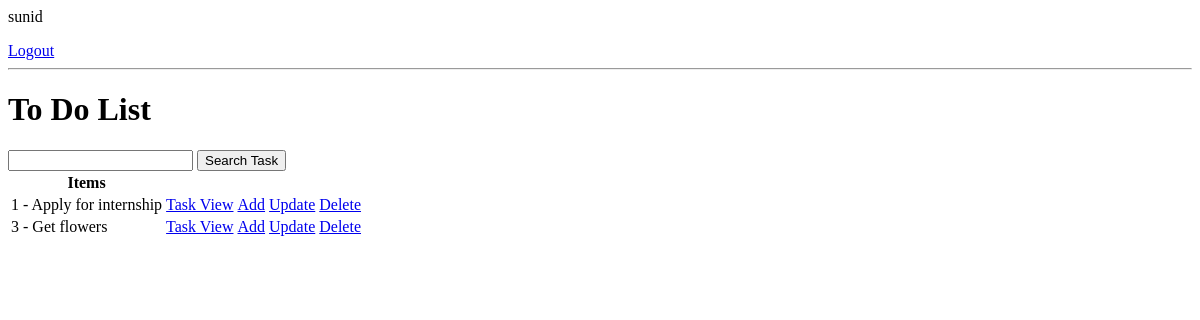
Page / (signed in) on the earlier database version.
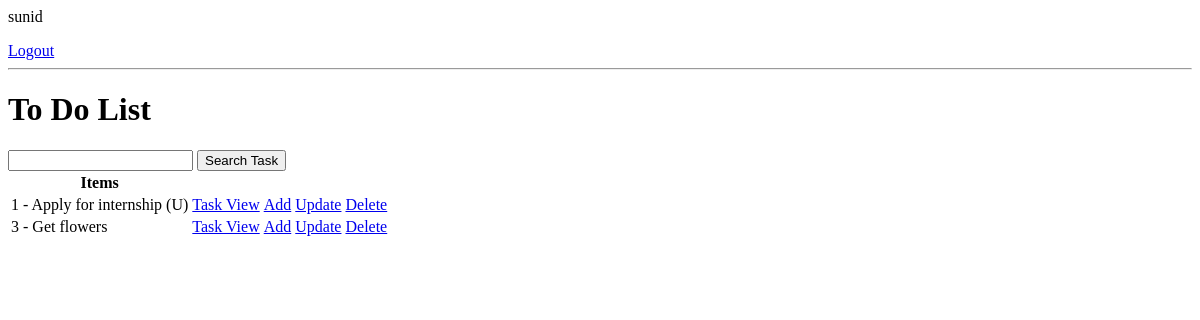
Same page on the later database version.
### todo/models.py (models this page shows, shortened)
class Task(models.Model):
    user = models.ForeignKey(User, on_delete=models.CASCADE, null=True, blank=True)
    title = models.CharField(max_length=200, null=True)
    description = models.TextField(null=True, blank=True)
    complete = models.BooleanField(default=False)
    created = models.DateTimeField(auto_now_add=True)
    class Meta:
        ordering=['complete']

### todo/views.py (the view)
# urls.py: path('', TaskList.as_view(), name="task"),
class TaskList(ListView):
    model = Task
    context_object_name='task'
    def get_context_data(self, **kwargs):
        context = super().get_context_data(**kwargs)
        if self.request.user.is_authenticated:
            context['task'] = context['task'].filter(user=self.request.user)
            context['count'] = context['task'].filter(complete=False).count()
        else:
            context['task'] = Task.objects.none()
            context['count'] = 0
        search_input = self.request.GET.get('search-area') or ''
        if search_input:
            context['task'] = context['task'].filter(title__icontains=search_input)
            context['search_input'] = search_input
        return context

### todo/templates/todo/task_list.html (shortened to what this page needs)
{% if request.user.is_authenticated %}
    <p> {{ request.user }} </p>
    <a href ="{% url 'logout' %}">Logout</a>
{% else %}
    <a href="{% url 'login' %}">Login</a>
{% endif  %}
<hr>
<h1>To Do List</h1>
<form action = "" method = "get">
    <input type = "text" name = "search-area">
    <input type = "submit" value = "Search Task">
<table>
    <tr>
        <th>
            Items
        </th>
    </tr>
    {% for tasks in task %}
    <tr>
        <td>{{tasks.id}} -  {{ tasks.title }}</td>
        <td><a href="{% url 'tasks-detail' tasks.id %}">Task View</a></td>
        <td><a href="{% url 'task-create' %}">Add</a></td>
        <td><a href="{% url 'tasks-update' pk=tasks.id %}">Update</a></td>
        <td><a href="{% url 'tasks-delete' pk=tasks.id %}">Delete</a></td>
    </tr>
    {% endfor %}
</table>

Differences in the rows shown:
changed Task id 1: title "Apply for internship" → "Apply for internship (U)"
